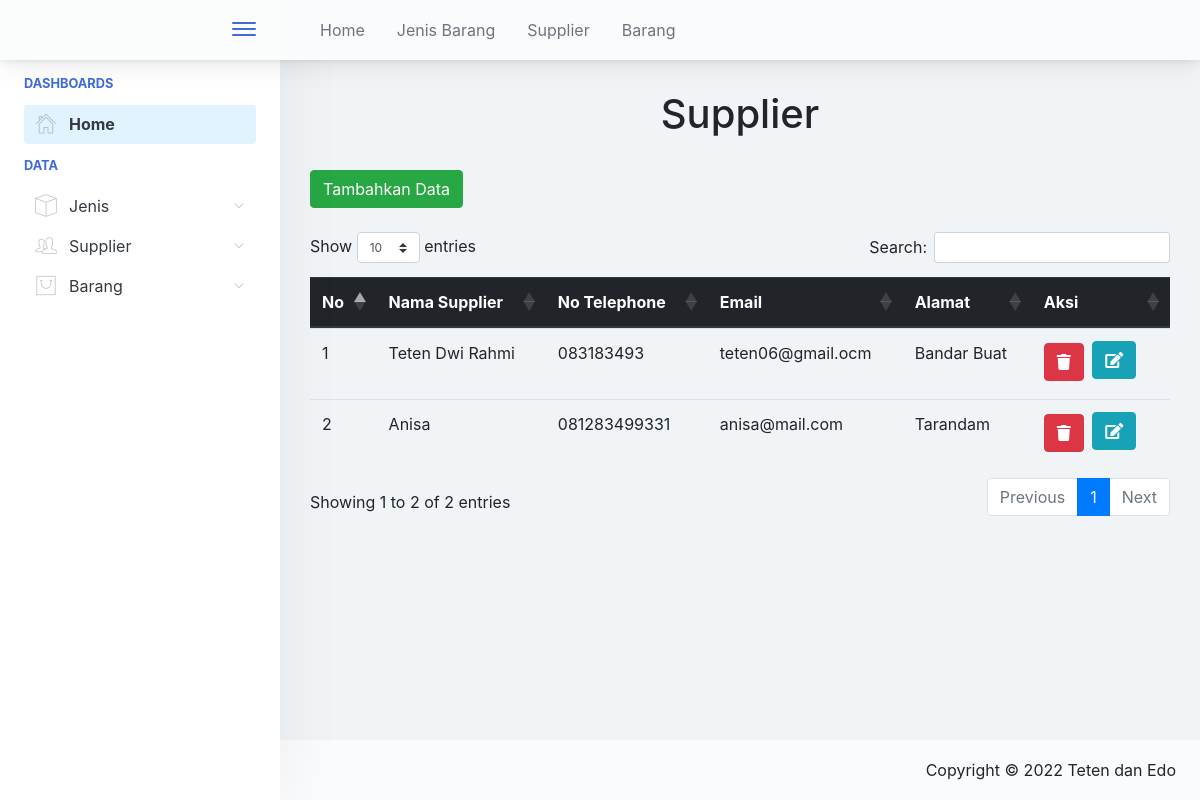
Screenshot of /index.php?p=list_supplier with the database file from the repository.
### tables this page shows
CREATE TABLE `supplier` (
  `id` int(11) NOT NULL,
  `nama_supplier` varchar(50) NOT NULL,
  `notelp` varchar(15) NOT NULL,
  `email` varchar(25) NOT NULL,
  `alamat` varchar(100) NOT NULL
);

### pages/koneksi.php (called while the page is built, shortened)
<?php
class Koneksi{
	protected $conn;
	function __construct(){
		if(!isset($this->conn)){
			$this->conn = new PDO('mysql:host=localhost;dbname=db_penjualan', "root", "");
		}
		return $this->conn;
	}
}
?>

### pages/class_crud_supplier.php (called while the page is built, shortened)
<?php
include 'koneksi.php';
class Crud extends Koneksi {
	public function readData(){
		$sql = 'SELECT * FROM supplier';
		$stmt = $this->conn->prepare($sql);
		$stmt->execute();
		$row = $stmt->fetchall(PDO::FETCH_ASSOC);
		return $row;
	}
}
?>

### pages/list_supplier.php (the view, shortened to what this page needs)
<!doctype html>
<html lang="en">
  <head>
	<link rel="stylesheet" type= "text/css" href="https://cdnjs.cloudflare.com/ajax/libs/twitter-bootstrap/4.1.3/css/bootstrap.css">
	<link rel="stylesheet" type= "text/css" href="https://cdn.datatables.net/1.10.21/css/dataTables.bootstrap4.min.css">
  </head>
  <body>
	<br/>
	<div class="container">
	<h1 class ="text-center"> Supplier </h1 ><br>
	<a href="index.php?p=add_supplier" class="btn btn-success">Tambahkan Data</a>
	<br><br>
		<table class="table" id="example" style="width:100%">
		  <thead class="thead-dark">
			<tr>
				 <th scope="col">No</th>
				 <th scope="col">Nama Supplier</th>
				 <th scope="col">No Telephone</th>
				 <th scope="col">Email</th>
				 <th scope="col">Alamat</th>
				 <th scope="col">Aksi</th>
			</tr>
		  </thead>
		  <tbody>
			<?php
				include ("class_crud_supplier.php");
				$crud = new Crud();
				$hasil=$crud->readData();
				$no = 1;
				foreach($hasil as $data){
			?>
			 <tr>
				 <td><?php echo $no++ ?> </td>
				 <td><?php echo $data['nama_supplier']; ?> </td>
				 <td><?php echo $data['notelp']; ?></td>
				 <td><?php echo $data['email']; ?></td>
				 <td><?php echo $data['alamat']; ?></td>
				 <td>
					<a href="index.php?p=hapus_supplier&id=<?php echo $data['id']?>" class="mb-1 mr-1 btn btn-danger"><i class="nav-link-icon fa fa-trash"></i></a>
					<a href="index.php?p=edit_supplier&id=<?php echo $data['id']?>" class="mb-2 mr-2 btn btn-info"><i class="nav-link-icon fa fa-edit"></i></a>
				 </td>
			 </tr>
			<?php
				   }
			?>
		  </tbody>
		</table>
	</div> <br>
  </body>
</html>

### rows the page displays
supplier: nama_supplier "Teten Dwi Rahmi", notelp "083183493", email "teten06@gmail.ocm", alamat "Bandar Buat"
supplier: nama_supplier "Anisa", notelp "081283499331", email "anisa@mail.com", alamat "Tarandam"
